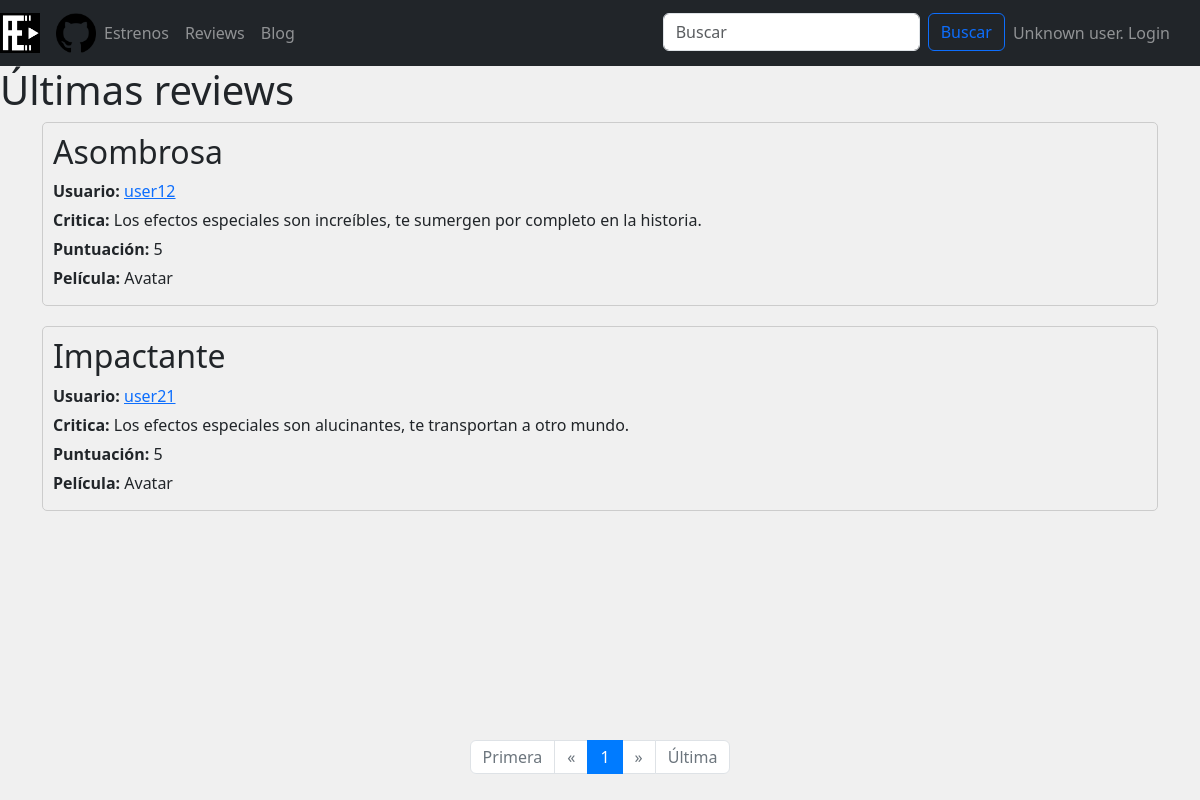
The page /reviewPelicula.php?nombre=Avatar on the database its author committed.
### tables this page shows
CREATE TABLE `reviews` (
  `ID` int(20) UNSIGNED NOT NULL,
  `usuario` varchar(20) NOT NULL,
  `titulo` varchar(100) NOT NULL,
  `critica` varchar(300) NOT NULL,
  `puntuacion` int(5) UNSIGNED NOT NULL,
  `pelicula` varchar(20) NOT NULL
);

### includes/DTOs/reviewDTO.php (called while the page is built, shortened)
<?php
class reviewDTO
{
    private function setReview($ID, $usuario, $titulo, $critica, $puntuacion, $pelicula)
    {
        $this->usuario = $usuario;
        $this->titulo = $titulo;
        $this->critica = $critica;
        $this->puntuacion = $puntuacion;
        $this->pelicula = $pelicula;
    }
}

### includes/DAOs/reviewDAO.php (called while the page is built, shortened)
<?php
require_once __DIR__ . '/../DTOs/reviewDTO.php';
class ReviewDAO
{
    public function obtener5ReviewsPorPelicula($skip, $pelicula)
    {
        $this->conexion = Aplicacion::getInstance()->getConexionBd();
        $query = "SELECT * FROM reviews WHERE pelicula = ? LIMIT 5 OFFSET ?";
        $statement = $this->conexion->prepare($query);
        $pelicula = htmlspecialchars($pelicula);
        $pelicula = $this->conexion->real_escape_string($pelicula);
        $statement->bind_param("si", $pelicula, $skip);
        $statement->execute();
        $result = $statement->get_result();
        $reviews = array();
        while ($row = $result->fetch_assoc()) {
            $usuario = htmlspecialchars($row['usuario']);
            $titulo = htmlspecialchars($row['titulo']);
            $critica = htmlspecialchars($row['critica']);
            $puntuacion = htmlspecialchars($row['puntuacion']);
            $pelicula = htmlspecialchars($row['pelicula']);
            $review = new ReviewDTO(
                $row['ID'],
                $usuario,
                $titulo,
                $critica,
                $puntuacion,
                $pelicula
            );
            $reviews[] = $review;
        }
        return $reviews;
    }
}

### includes/Aplicacion.php (called while the page is built, shortened)
<?php
class Aplicacion
{
	private $bdDatosConexion;
	private $inicializada = false;
	private $conn;
	public function init($bdDatosConexion)
	{
		if (!$this->inicializada) {
			$this->bdDatosConexion = $bdDatosConexion;
			$this->inicializada = true;
		}
	}
	public function getConexionBd()
	{
		if (!$this->conn) {
			$bdHost = $this->bdDatosConexion['host'];
			$bdUser = $this->bdDatosConexion['user'];
			$bdPass = $this->bdDatosConexion['pass'];
			$bd = $this->bdDatosConexion['bd'];
			$conn = new mysqli($bdHost, $bdUser, $bdPass, $bd);
			$this->conn = $conn;
		}
		return $this->conn;
	}
}

### includes/SAs/reviewSA.php (called while the page is built, shortened)
<?php
require_once __DIR__ . '/../DAOs/reviewDAO.php';
require_once __DIR__ . '/../DTOs/reviewDTO.php';
class ReviewSA
{
    public function obtener5ReviewsPorPelicula($skip, $pelicula)
    {
        $reviewDAO = new reviewDAO();
        $reviews = $reviewDAO->obtener5ReviewsPorPelicula($skip, $pelicula);
        return $reviews;
    }
}

### includes/reviewsPlantilla.php (the view, shortened to what this page needs)
<?php
function renderizarReviews($reviews_mostradas) {
    $html = '<div class="container">';
    foreach ($reviews_mostradas as $review) {
        $editar = '';
        $borrar = '';
        $html .= '
            <div class="review">
                <h2>' . $review->titulo . '</h2>
                <p><strong>Usuario:</strong> <a href="usuario.php?nombre=' . $review->usuario . '">' . $review->usuario . '</a></p>
                <p><strong>Critica:</strong> ' . $review->critica . '</p>
                <p><strong>Puntuación:</strong> ' . $review->puntuacion . '</p>
                <p><strong>Película:</strong> ' . $review->pelicula . '</p>
                ' . $editar . '
                ' . $borrar . '
            </div>';
    }
    return $html;
}
?>

### css/estilo.css (style rules this page uses)
html, body { margin: 0; padding: 0; height: 100%; background-color: #f0f0f0; }
.review { margin-bottom: 20px; padding: 10px; border: 1px solid #ccc; border-radius: 5px; }
.review h2 { margin-top: 0; }
.review p { margin-bottom: 5px; }

### rows shown on the page
reviews: titulo "Asombrosa", usuario "user12", critica "Los efectos especiales son increíbles, te sumergen por completo en la historia.", puntuacion "5", pelicula "Avatar"
reviews: titulo "Impactante", usuario "user21", critica "Los efectos especiales son alucinantes, te transportan a otro mundo.", puntuacion "5", pelicula "Avatar"
